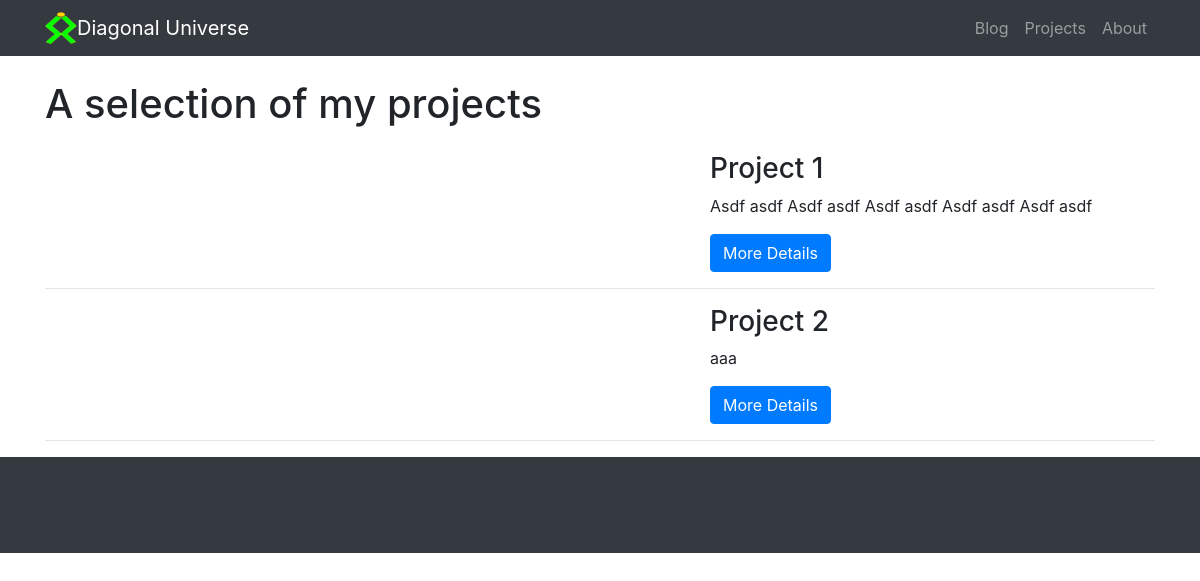
Page /projects on the earlier database version.
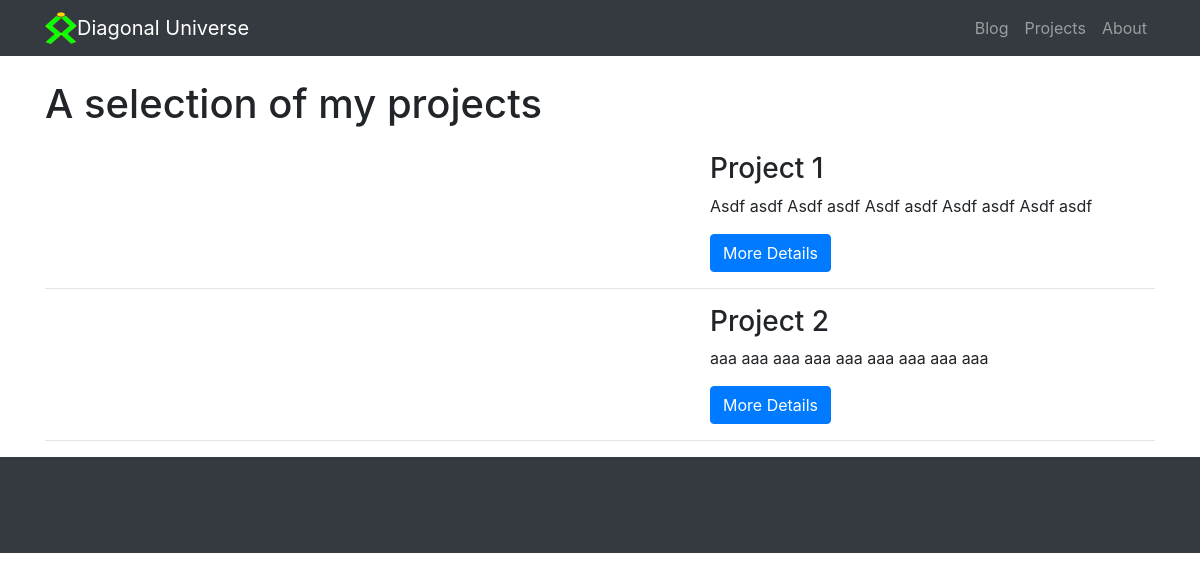
Same page on the later database version.
### projects/models.py (models this page shows)
class Project(models.Model):
    projectName = models.CharField(max_length=100, default="No title")
    slug = models.SlugField(max_length=100, default="None")
    shortDescription = models.TextField(max_length=300, default="No short description")
    longDescription = models.TextField(max_length=300, default="No short description")
    date = models.DateField(default=datetime.now)
    link = models.CharField(max_length=100, default="No link given")
    pic1 = models.CharField(max_length=100, default="No image")
    pic1Description = models.CharField(max_length=100, default="Description of picture")
    pic2 = models.CharField(max_length=100, default="No image")
    pic2Description = models.CharField(max_length=100, default="Description of picture")
    pic3 = models.CharField(max_length=100, default="No image")
    pic3Description = models.CharField(max_length=100, default="Description of picture")

### projects/views.py (the view)
# urls.py: path("", views.project_list, name="project_list"),
def project_list(request):
    projects = Project.objects.all()
    return render(request, "projects/project_list.html", {'projects': projects})

### projects/templates/projects/project_list.html (shortened to what this page needs)
{% extends 'base.html' %}
{% block project_list %}
<div class="container">
    <h1 class="my-4">A selection of my projects
    </h1>
    {% for project in projects %}
    <div class="row">
        <div class="col-md-7">
        </div>
        <div class="col-md-5">
            <h3>{{ project.projectName }}</h3>
            <p>{{ project.shortDescription }}</p>
            <a class="btn btn-primary" href="{% url 'project_detail' slug=project.slug %}">More Details</a>
        </div>
    </div>
    <hr>
    {% endfor %}
</div>
{% endblock %}

### templates/base.html (shortened to what this page needs)
<!DOCTYPE html>
<html lang="en">
<head>
  {% load static %}
  <link href="{% static 'vendor/bootstrap/css/bootstrap.min.css' %}" rel="stylesheet">
  <link href="{% static 'css/blog-post.css' %}" rel="stylesheet">
  <link href="{% static 'css/styles.css' %}" rel="stylesheet">
</head>
<body>
  {% block project_list %}
  {% endblock %}
  <nav class="navbar navbar-expand-lg navbar-dark bg-dark fixed-top">
    <div class="container">
      <img src="{% static 'icon.svg' %}" alt="" height="32" width="32" />
      <a class="navbar-brand" href="{% url 'index' %}">Diagonal Universe</a>
      <div class="collapse navbar-collapse" id="navbarResponsive">
        <ul class="navbar-nav ml-auto">
          <li class="nav-item">
            <a class="nav-link" href="{% url 'index' %}">Blog
            </a>
          </li>
          <li class="nav-item">
            <a class="nav-link" href="{% url 'project_list' %}">Projects</a>
          </li>
          <li class="nav-item">
            <a class="nav-link" href="{% url 'about' %}">About</a>
          </li>
        </ul>
      </div>
    </div>
  </nav>
  <footer class="py-5 bg-dark">
  </footer>
</body>
</html>

### static/css/blog-post.css (style rules this page uses)
body { padding-top: 56px; }

Differences in the rows shown:
changed Project "Project 2": shortDescription "aaa" → "aaa aaa aaa aaa aaa aaa aaa aaa aaa"
